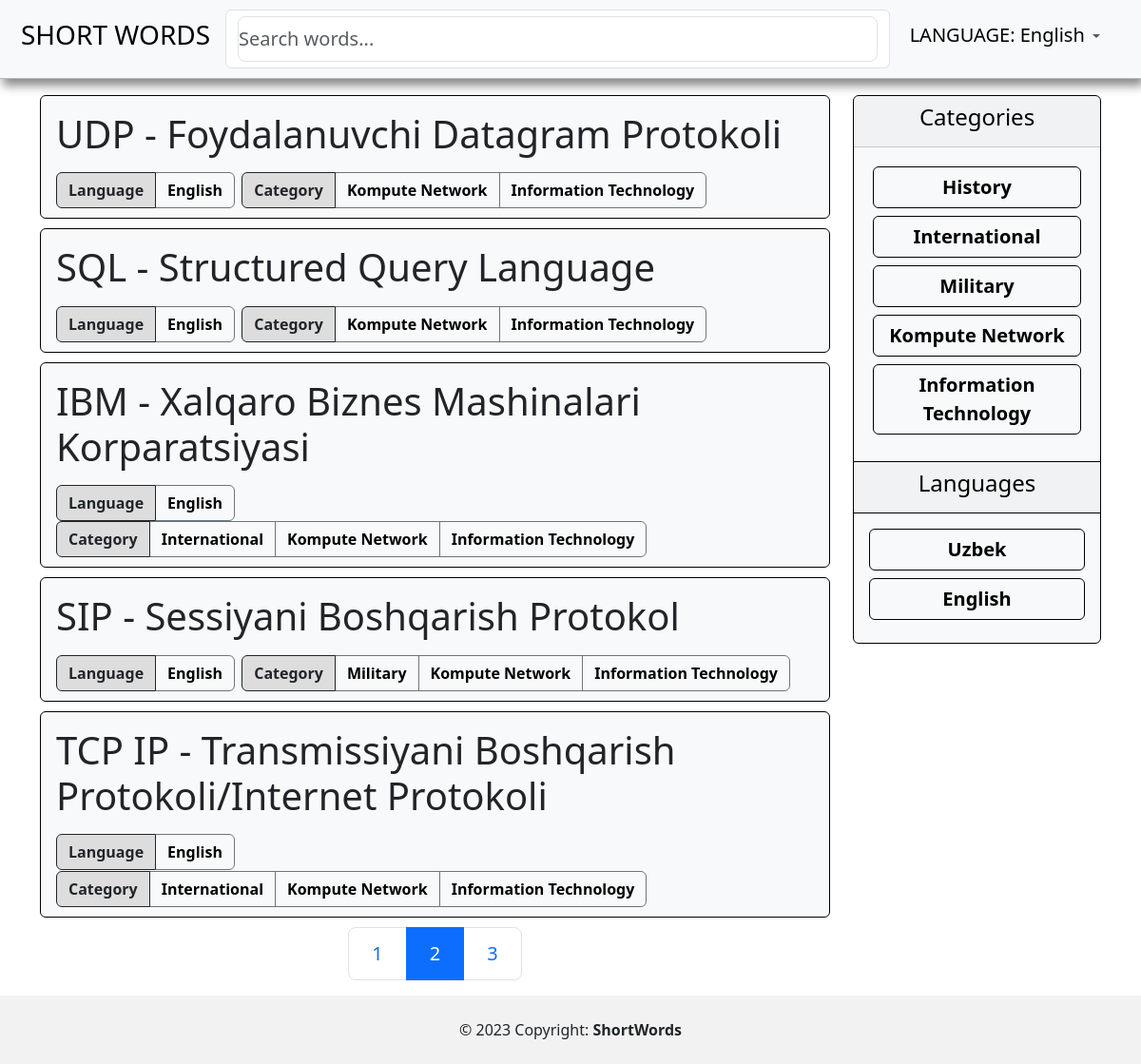
Screenshot of /?page=2 with the database file from the repository.
### main/models.py (models this page shows, shortened)
class Word(models.Model):
    short = models.ForeignKey(Short, on_delete=models.CASCADE, related_name='word')
    categories = models.ManyToManyField(Category, related_name='word')
    language = models.ForeignKey(Language, on_delete=models.CASCADE, related_name='word')
    context = models.TextField(verbose_name='Context', null=True, blank=True)  # Translation field
    description = RichTextUploadingField(null=True, blank=True)

class Short(models.Model):
    name = models.CharField(max_length=200, verbose_name='Name')
    is_active = models.BooleanField(verbose_name='Is Active', default=False)
    def __str__(self):
        return self.name

class Language(models.Model):
    language = models.CharField(max_length=100, verbose_name='Language')
    def __str__(self):
        return self.language

class Category(models.Model):
    name = models.CharField(max_length=50, verbose_name='Name')
    def __str__(self):
        return self.name

### main/views.py (the view)
# urls.py: path('', views.home, name='home'),
def home(request):
    if request.method == 'POST':
        words = Word.objects.filter(short__name__icontains=request.POST.get('search'))
    else:
        words = Word.objects.all()
    categories = Category.objects.all()
    languages = Language.objects.all()
    shorts = Short.objects.filter(is_active=True)
    p = Paginator(words, 5)
    page = request.GET.get('page') or 1
    word_list = p.get_page(page)
    context = {
        'categories': categories,
        'languages': languages,
        'shorts': shorts,
        'words': words,
        'word_list': word_list,
    }
    return render(request, 'main/index.html', context)

### templates/main/index.html (shortened to what this page needs)
{% extends 'base.html' %}
{% block content %}
    <div class="row mt-2">
        <div class="col-lg-9 col-md-9 col-sm-9">
            {% for word in word_list %}
                <a href="{% url 'short' word.short.name %}" class="contexts-link">
                    <div class="card context-card bg-light text-dark"
                         style="margin-bottom: 10px; border: 1px solid black; background: #fefbd8;">
                        <div class="card-body" style="padding-bottom: 10px;">
                            <h1 class="card-title pb-2">
                                {{ word.short }} - {{ word.context }}
                            </h1>
                            <h3 class="card-text fw-bold">
                                <div class="btn-group" role="group" aria-label="Basic example">
                                    <button type="button" class="btn active fw-bold" style="background-color: #ddd;">
                                        Language
                                    </button>
                                    <button type="button"
                                            class="btn btn-outline-secondary fw-bold"
                                            style="color: black;">{{ word.language }}</button>
                                </div>
                                <div class="btn-group" role="group" aria-label="Basic example">
                                    <button type="button" class="btn active fw-bold" style="background-color: #ddd;">
                                        Category
                                    </button>
                                    {% for category in word.categories.all %}
                                        <button type="button"
                                                class="btn btn-outline-secondary fw-bold"
                                                style="color: black;">{{ category }}</button>
                                    {% endfor %}
                                </div>
                            </h3>
                        </div>
                    </div>
                </a>
            {% endfor %}
            <nav aria-label="Page navigation example">
                {% if word_list.has_other_pages %}
                    <ul class="pagination justify-content-center pagination-lg">
                        {% if word_list.has_previous %}
                            <li class="page-item"><a class="page-link" href="?page=1">1</a></li>
                        {% endif %}
                        <li class="page-item">
                            <a class="page-link active" href="?page={{ word_list.number }}">
                                {{ word_list.number }}
                            </a>
                        </li>
                        {% if word_list.has_next %}
                            <li class="page-item">
                                <a class="page-link" href="?page={{ word_list.number|add:'1' }}">
                                    {{ word_list.number|add:'1' }}
                                </a>
                            </li>
                        {% endif %}
                    </ul>
                {% endif %}
            </nav>
        </div>
        <div class="col-lg-3 col-md-3 col-sm-3">
            <div class="card text-center bg-light text-dark" style="border: 1px solid black;">
                <div class="card-header">
                    <h4><a href="/" style="text-decoration: none; color: black;">Categories</a></h4>
                </div>
                <div class="card-body m-1">
                    {% for categor in categories %}
                        <h5>
                            <a href="{% url 'category' categor.id %}" class="btn btn-outline-secondary fs-5 fw-bold"
                               style="width: 100%; border: 1px solid black; color: black;">
                                {{ categor }}
                            </a>
                        </h5>
                    {% endfor %}
                </div>
                <div class="card-header" style="border-top: 1px solid black; border-bottom: 1px solid black;">
                    <h4>
                        <a href="/" style="text-decoration: none; color: black;">Languages</a>
                    </h4>
                </div>
                <div class="card-body m-0">
                    {% for languag in languages %}
                        <h5>
                            <a href="{% url 'language' languag.id %}"
                               class="btn {% if languag.id == language.id %} btn-secondary {% else %} btn-outline-secondary {% endif %} fs-5 fw-bold"
                               style="width: 100%; border: 1px solid black; color: black;">
                                {{ languag }}
                            </a>
                        </h5>
                    {% endfor %}
                </div>
            </div>
        </div>
    </div>
{% endblock content %}

### templates/base.html (style rules this page uses)
.contexts-link { text-decoration: none; color: black; }

### rows the page displays
Word: short "UDP", context "Foydalanuvchi Datagram Protokoli", language "English"
Category: name "Kompute Network"
Category: name "Information Technology"
Word: short "SQL", context "Structured Query Language", language "English"
Word: short "IBM", context "Xalqaro Biznes Mashinalari Korparatsiyasi", language "English"
Category: name "International"
Word: short "SIP", context "Sessiyani Boshqarish Protokol", language "English"
Category: name "Military"
Word: short "TCP IP", context "Transmissiyani Boshqarish Protokoli/Internet Protokoli", language "English"
Category: name "History"
Language: language "Uzbek"
Language: language "English"

### other values shown
{{ word_list.number }} "2"
{{ word_list.number|add:'1' }} "3"
